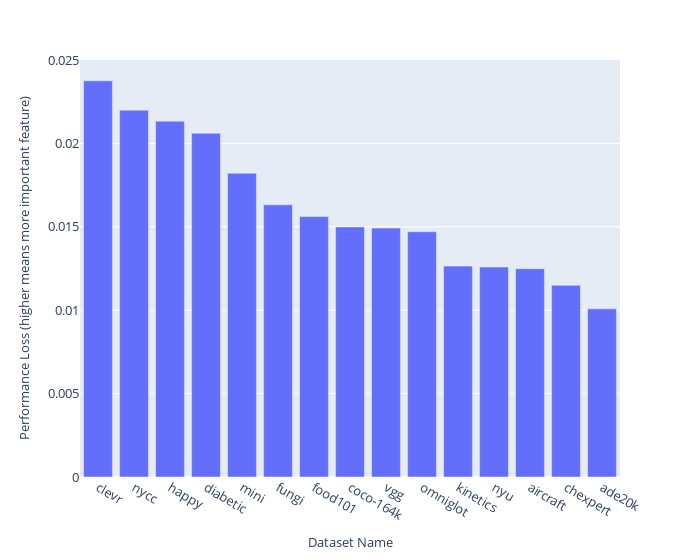

Notebook code cell kept with this figure:
### Code cell
import pandas as pd
import plotly.express as px

print(pd.__version__)
# Load the data from the CSV file
data = pd.read_csv('loo-k=15.csv')
# transpose
# drop combination column
data = data.drop(columns=["combination"])
# drop the first column
data = data.drop(columns=["Unnamed: 0"])
# data = data.T
# Set the first row as the column names and remove it
# remove term gate-evolve-nn-k=14-loo- and .mean from Name
# split name into two columns using . as separator
# display_custom(data)
# rename second column to Score
# sort by score
# remove rows with nan values
data = data.dropna()
display_custom(data)

# rename missing-feature column to Name
data = data.rename(columns={"missing_feature": "Name"})

# Calculate the difference from 'full' variant
# sort by mean_score
data = data.sort_values(by="mean", ascending=False)
full_score = data[data['Name'] == 'full']['mean'].values[0]
data['Score Difference'] = data['mean'] - full_score
# rename pokemonblipcaptions to pokemonblip
data["Name"] = data["Name"].str.replace("pokemonblipcaptions", "pokemonblip")
data["Name"] = data["Name"].str.replace("newyorkercaptioncontest", "nycc")
# add a new row with Name mean, in which all values are the mean of the column except the Name column
# set name to index
# means = data.select_dtypes(include=[np.number]).mean()

# means['Name'] = 'clevr-math' # Append Mean to Name column
# data.loc[len(data.index)] = means
# sort by score difference largest to smallest
data = data.sort_values(by="Score Difference", ascending=False)
# drop the row with Name full
data = data[data.Name != 'full']
# add new row with mean values
font_size = 13
# Create a line chart with markers using Plotly
fig = px.bar(data, x='Name', y='Score Difference', labels={'Name': 'Dataset Name', 'Score Difference':'Performance Loss (higher means more important feature)'})
fig.update_layout(
    # height=300,
    width=700,
    showlegend=False,
    font=dict(size=font_size),  # Global font size
    yaxis=dict(
        title_font=dict(size=font_size),  # Y-axis title font size
        tickfont=dict(size=font_size),  # Y-axis tick font size
    ),
    xaxis=dict(
        title_font=dict(size=font_size),  # X-axis title font size (if any)
        tickfont=dict(size=font_size),  # X-axis tick font size
    ),
    # margin=dict(l=20, r=20, t=20, b=20),  # margins
    
)

# Save the figure as a PDF file
fig.write_image("paper/k-15.pdf")
# Show the figure
fig.show()

### Figure 1 — Plotly figure (JSON) as saved in the notebook; plotly's stock layout.template omitted (floating-point values rounded to 4 significant figures)
{"data": [{"alignmentgroup": "True", "hovertemplate": "Dataset Name=%{x}<br>Performance Loss (higher means more important feature)=%{y}<extra></extra>", "legendgroup": "", "marker": {"color": "#636efa", "pattern": {"shape": ""}}, "name": "", "offsetgroup": "", "orientation": "v", "showlegend": false, "textposition": "auto", "type": "bar", "x": ["clevr", "nycc", "happy", "diabetic", "mini", "fungi", "food101", "coco-164k", "vgg", "omniglot", "kinetics", "nyu", "aircraft", "chexpert", "ade20k"], "xaxis": "x", "y": [0.02375, 0.02199, 0.02133, 0.02061, 0.01821, 0.01632, 0.01561, 0.01499, 0.01492, 0.0147, 0.01264, 0.01259, 0.01249, 0.01149, 0.01008], "yaxis": "y"}], "layout": {"barmode": "relative", "font": {"size": 13}, "legend": {"tracegroupgap": 0}, "margin": {"t": 60}, "showlegend": false, "width": 700, "xaxis": {"anchor": "y", "domain": [0, 1], "tickfont": {"size": 13}, "title": {"font": {"size": 13}, "text": "Dataset Name"}}, "yaxis": {"anchor": "x", "domain": [0, 1], "tickfont": {"size": 13}, "title": {"font": {"size": 13}, "text": "Performance Loss (higher means more important feature)"}}}}
